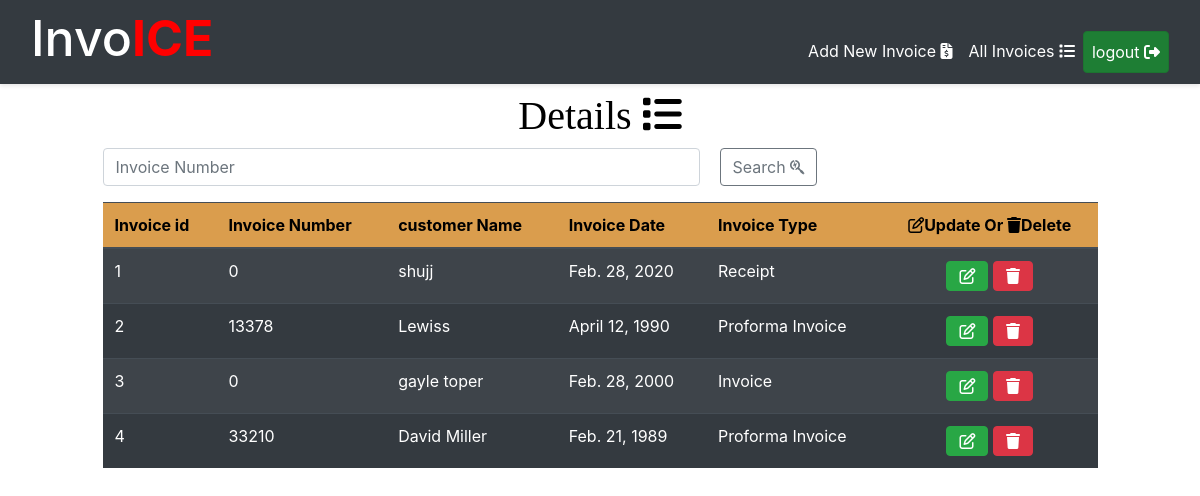
/list_invoice/, run on the app's committed database.
### invoicemgmt/models.py (models this page shows, shortened)
class Invoice(models.Model):
    comments = models.TextField(max_length=3000, default='', blank=True, null=True)
    invoice_number = models.IntegerField(blank=True, null=True)
    invoice_date = models.DateField(blank=True, null=True)
    name = models.CharField('customer Name', max_length=120, default='', blank=True, null=True)
    line_one = models.CharField('Line One', max_length=120, blank=True, null=True)
    line_one_quantity = models.IntegerField('Quantity', default=0, blank=True, null=True)
    line_one_unit_price = models.IntegerField("unit Price(D)", default=0, blank=True, null=True)
    line_one_total_price = models.IntegerField('Line Total(D)', default=0, blank=True, null=True)
    line_two = models.CharField('Line Two', max_length=120, blank=True, null=True)
    line_two_quantity = models.IntegerField('Quantity', default=0, blank=True, null=True)
    line_two_unit_price = models.IntegerField("unit Price(D)", default=0, blank=True, null=True)
    line_two_total_price = models.IntegerField('Line Total(D)', default=0, blank=True, null=True)
    line_three = models.CharField('Line Three', max_length=120, blank=True, null=True)
    line_three_quantity = models.IntegerField('Quantity', default=0, blank=True, null=True)
    line_three_unit_price = models.IntegerField("unit Price(D)", default=0, blank=True, null=True)
    line_three_total_price = models.IntegerField('Line Total(D)', default=0, blank=True, null=True)
    line_four = models.CharField('Line Four', max_length=120, blank=True, null=True)
    line_four_quantity = models.IntegerField('Quantity', default=0, blank=True, null=True)
    line_four_unit_price = models.IntegerField("unit Price(D)", default=0, blank=True, null=True)
    line_four_total_price = models.IntegerField('Line Total(D)', default=0, blank=True, null=True)
    line_five = models.CharField('Line Five', max_length=120, blank=True, null=True)
    line_five_quantity = models.IntegerField('Quantity', default=0, blank=True, null=True)
    line_five_unit_price = models.IntegerField("unit Price(D)", default=0, blank=True, null=True)
    line_five_total_price = models.IntegerField('Line Total(D)', default=0, blank=True, null=True)
    phone_number = models.CharField(max_length=120, default='', blank=True, null=True)
    total = models.IntegerField(default='0', blank=True, null=True)
    balance = models.IntegerField(default='0', blank=True, null=True)
    timestamp = models.DateTimeField(auto_now_add=True, auto_now=False)
    last_updated = models.DateTimeField(auto_now=True, blank=True)
    paid = models.BooleanField(default=False)
    invoice_type_choice = (
        ('Receipt', 'Receipt'),
        ('Proforma Invoice', 'Proforma Invoice'),
        ('Invoice', 'Invoice'),
    )
    invoice_type = models.CharField(max_length=50, default='', blank=True, null=True, choices=invoice_type_choice)

### invoicemgmt/views.py (the view, shortened to what this page needs)
# urls.py: path('list_invoice/',views.list_invoices, name='list_invoices'),
def list_invoices(request):
    title = 'List of Invoices'
    query_Set = Invoice.objects.all()
    form = InvoiceSearchForm(request.POST or None)
    context = {
        "querySet" : query_Set,
        "title" : title,
        "form" : form
    }
    return render(request, 'list_invoice.html',context)

### invoicemgmt/forms.py
class InvoiceSearchForm(forms.ModelForm):
    class Meta:
        model =  Invoice
        fields = ["invoice_number"]

### invoicemgmt/templates/list_invoice.html (shortened to what this page needs)
{% load static %}
{% include "navbar.html" %}
<html>
<head>
    <link href={% static "css/allinvoices.css" %} rel="stylesheet"></link>
</head>
   <body>
    <div class="row justify-content-center mt-2">
        <div class="col-lg-10">
           <center><h1 class="alled">Details <i class="fa-solid fa-list"></i></h1></center>
          <div class="my_search_bar">
            <form class="d-flex" role="search" method="POST" action="">
              <input class="form-control me-2" type="search" style="width: 60%;" name="invoice_number" placeholder="Invoice Number" aria-label="Search">
              <button class="btn btn-outline-secondary" type="submit">Search <i class="fa-brands fa-searchengin"></i></button>
          </form>
          </div>
            <table class="table table-dark table-striped">
            <thead class="my_header_table">
                <tr>
                  <th scope="col">Invoice id</th>
                  <th scope="col">Invoice Number</th>
                  <th scope="col">customer Name</th>
                  <th scope="col">Invoice Date</th>
                  <th scope="col">Invoice Type</th>
                  <th scope="col"><center><i class="fa-regular fa-pen-to-square"></i>Update Or <i class="fa-solid fa-trash"></i>Delete</center></th>
                </tr>
              </thead>
              <tbody>
                {% for instance in querySet %}
                <tr>
                    <td>{{forloop.counter}}</td>
                    <td>{{instance.invoice_number}}</td>
                    <td>{{instance.name}}</td>
                    <td>{{instance.invoice_date}}</td>
                    <td>{{instance.invoice_type}}</td>
                    <td>
                      <center><a href="{% url 'update_invoice' pk=instance.id %}"><button class="btn btn-success"><i class="fa-regular fa-pen-to-square"></i></button></a>
                        <a href="{% url 'delete_invoice' pk=instance.id %}"><button class="btn btn-danger"><i class="fa-solid fa-trash"></i></button></center></a>
                    </td>
                  </tr>
                {% endfor %}
              </tbody>
          </table>
        </div>
    </div>
   </body>
</html>

### invoicemgmt/templates/navbar.html (shortened to what this page needs)
{% load static %}
<head>
    <link href={% static "css/navbar.css" %} rel="stylesheet">
    <link rel="stylesheet" href="https://cdn.jsdelivr.net/npm/bootstrap@4.6.2/dist/css/bootstrap.min.css">
    <link rel="stylesheet" href="https://cdnjs.cloudflare.com/ajax/libs/font-awesome/6.5.1/css/all.min.css" />
</head>
<nav class="navbar navbar-expand-lg navbar-dark bg-dark">
    <div class="container-fluid">
      <a class="my_a" href={% url "dashboard" %}><h1 class="header">Invo<strong class="iced">ICE</strong></h1></a>
      <div class="collapse navbar-collapse" id="navbarSupportedContent">
        <ul class="navbar-nav me-auto mb-2 mb-lg-0 ml-auto">
          <li class="nav-item">
            <a class="nav-link active" aria-current="page" href="{% url 'add_invoice' %}">Add New Invoice <i class="fa-solid fa-file-invoice-dollar"></i></a>
          </li>
          <li class="nav-item">
            <a class="nav-link active" href= "{% url "list_invoices" %}" >All Invoices <i class="fa-solid fa-list"></i></a>
          </li>
          <li class="nav-item">
         <a class="nav-link active btn btn-success" href= "{% url 'logout' %}">logout <i class="fa-solid fa-right-from-bracket"></i></a>
          </li>
        </ul>
      </div>
    </div>
  </nav>

### invoicemgmt/static/css/navbar.css (style rules this page uses)
.navbar { background-color: rgb(58, 145, 140); box-shadow: 0 2px 4px rgba(0,0,0,0.1); }
.header { color: white; margin-right: 60px; font-size: 50px; text-decoration: none; }
.iced { color: red; }
.collapse>ul.navbar-nav>li.nav-item>a.nav-link { margin-top: 20px; }

### invoicemgmt/static/css/allinvoices.css (style rules this page uses)
.my_header_table { background-color: rgb(218, 157, 77); font-weight: bold; color: black; }
.alled { color: black; font-family:Cambria, Cochin, Georgia, Times, 'Times New Roman', serif; }
.btn-outline-secondary { margin-left: 20px; }

### data on the page
Invoice: invoice_number "0", name "shujj", invoice_date "Feb. 28, 2020", invoice_type "Receipt"
Invoice: invoice_number "13378", name "Lewiss", invoice_date "April 12, 1990", invoice_type "Proforma Invoice"
Invoice: invoice_number "0", name "gayle toper", invoice_date "Feb. 28, 2000", invoice_type "Invoice"
Invoice: invoice_number "33210", name "David Miller", invoice_date "Feb. 21, 1989", invoice_type "Proforma Invoice"
